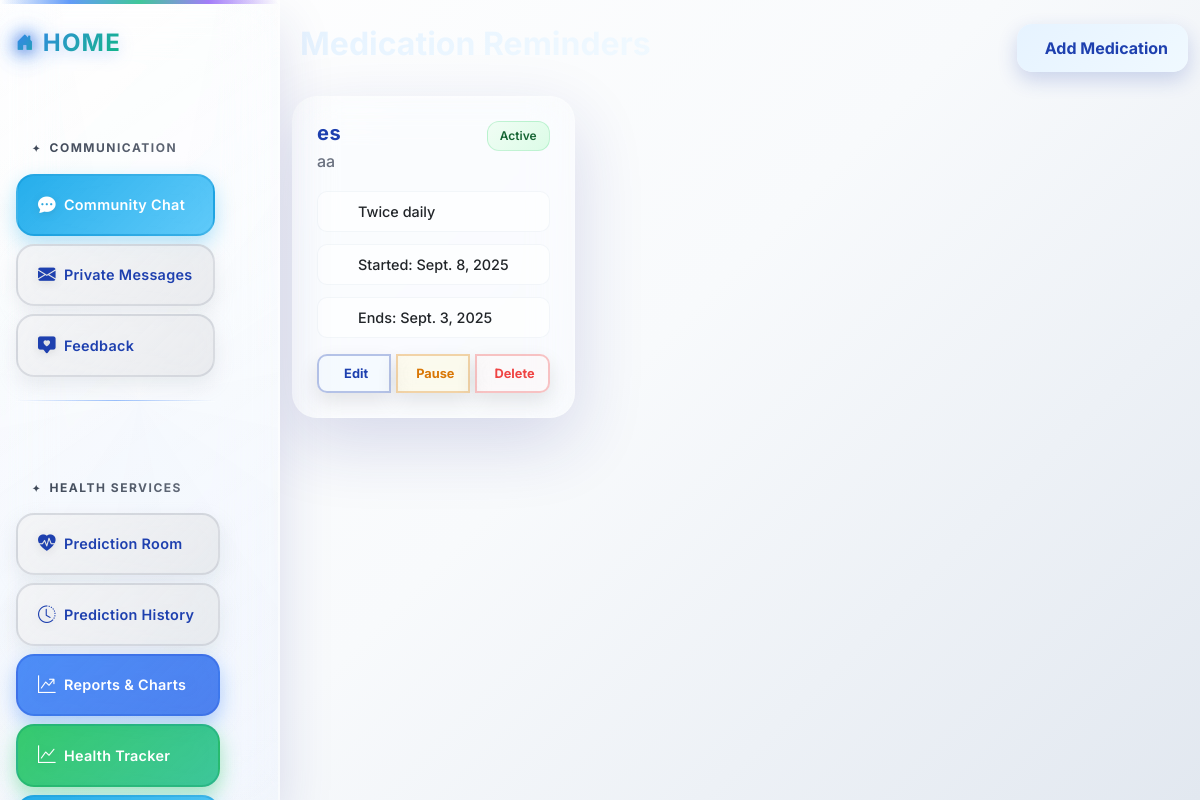
Page /health-tracker/medications/ (signed in) on the committed database.
### health_tracker/models.py (models this page shows, shortened)
class MedicationReminder(models.Model):
    user = models.ForeignKey(User, on_delete=models.CASCADE)
    medication_name = models.CharField(max_length=200)
    dosage = models.CharField(max_length=100)
    frequency = models.CharField(max_length=100)  # e.g., "Twice daily", "Once in morning"
    start_date = models.DateField()
    end_date = models.DateField(null=True, blank=True)
    is_active = models.BooleanField(default=True)
    notes = models.TextField(blank=True, null=True)
    created_at = models.DateTimeField(auto_now_add=True)
    class Meta:
        ordering = ['-created_at']

### health_tracker/views.py (the view)
# urls.py: path('medications/', views.medication_reminders, name='medication_reminders'),
@login_required
def medication_reminders(request):
    medications = MedicationReminder.objects.filter(user=request.user)
    return render(request, 'health_tracker/medications.html', {'medications': medications})

### health_tracker/templates/health_tracker/medications.html (shortened to what this page needs)
{% extends 'base.html' %}
{% load static %}
{% block content %}
<div class="container mt-4">
    <div class="row">
        <div class="col-12">
            <div class="d-flex justify-content-between align-items-center mb-4">
                <h2 class="fw-bold gradient-text">
                </h2>
                <a href="{% url 'add_medication' %}" class="btn btn-primary">
                    Add Medication
                </a>
            </div>
        </div>
    </div>
    <div class="row g-4">
        {% for medication in medications %}
        <div class="col-md-6 col-lg-4">
            <div class="glass-card p-4 h-100">
                <div class="d-flex justify-content-between align-items-start mb-3">
                    <div class="medication-header">
                        <h5 class="fw-bold text-primary mb-1">{{ medication.medication_name }}</h5>
                        <p class="text-muted mb-0">{{ medication.dosage }}</p>
                    </div>
                    <span class="badge bg-{% if medication.is_active %}success{% else %}secondary{% endif %}">
                        {% if medication.is_active %}Active{% else %}Inactive{% endif %}
                    </span>
                </div>
                <div class="medication-details">
                    <div class="detail-item">
                        <span>{{ medication.frequency }}</span>
                    </div>
                    <div class="detail-item">
                        <span>Started: {{ medication.start_date }}</span>
                    </div>
                    {% if medication.end_date %}
                    <div class="detail-item">
                        <span>Ends: {{ medication.end_date }}</span>
                    </div>
                    {% endif %}
                </div>
                <div class="medication-actions mt-3">
                    <div class="btn-group w-100" role="group">
                        <button type="button" class="btn btn-outline-primary btn-sm"
                                onclick="editMedication({{ medication.id }})">
                            Edit
                        </button>
                        <button type="button" class="btn btn-outline-{% if medication.is_active %}warning{% else %}success{% endif %} btn-sm"
                                onclick="toggleMedication({{ medication.id }}, {{ medication.is_active|yesno:'false,true' }})">
                            {% if medication.is_active %}Pause{% else %}Activate{% endif %}
                        </button>
                        <button type="button" class="btn btn-outline-danger btn-sm"
                                onclick="deleteMedication({{ medication.id }}, '{{ medication.medication_name }}')">
                            Delete
                        </button>
                    </div>
                </div>
            </div>
        </div>
        {% endfor %}
    </div>
</div>
{% endblock content %}

### templates/base.html (style rules this page uses)
:root { --bg-color: #f8f9fa; --text-color: #212529; --primary-gradient: linear-gradient(135deg, #667eea 0%, #764ba2 100%); --secondary-gradient: linear-gradient(135deg, #f093fb 0%, #f5576c 100%); --success-gradient: linear-gradient(135deg, #4facfe 0%, #00f2fe 100%); --warning-gradient: linear-gradient(135deg, #43e97b 0%, #38f9d7 100%); --danger-gradient: linear-gradient(135deg, #fa709a 0%, #fee140 100%); --card-shadow: 0 10px 30px rgba(0, 0, 0, 0.1); --card-shadow-hover: 0 20px 40px rgba(0, 0, 0, 0.15); --border-radius: 15px; --transition: all 0.3s cubic-bezier(0.4, 0, 0.2, 1); }
* { box-sizing: border-box; }
body { background: var(--bg-color); color: var(--text-color); transition: var(--transition); font-family: 'Inter', -apple-system, BlinkMacSystemFont, 'Segoe UI', sans-serif; line-height: 1.6; overflow-x: hidden; }
html { scroll-behavior: smooth; }
.btn { border-radius: 10px; font-weight: 500; transition: var(--transition); border: none; position: relative; overflow: hidden; }
.btn::before { content: ''; position: absolute; top: 0; left: -100%; width: 100%; height: 100%; background: linear-gradient(90deg, transparent, rgba(255,255,255,0.2), transparent); transition: left 0.5s; }
.btn-primary { background: var(--primary-gradient); box-shadow: 0 4px 15px rgba(102, 126, 234, 0.4); }
body { margin: 0; padding: 0; position: relative; }

### health_tracker/templates/health_tracker/medications.html (style rules this page uses)
body { background: linear-gradient(135deg, #ffffff 0%, #f8fafc 50%, #e2e8f0 100%); background-attachment: fixed; font-family: 'Inter', -apple-system, BlinkMacSystemFont, 'Segoe UI', sans-serif; }
.glass-card { backdrop-filter: blur(20px) saturate(180%); background: rgba(255, 255, 255, 0.15); border-radius: 25px; border: 1px solid rgba(255, 255, 255, 0.2); box-shadow: 0 25px 70px rgba(31, 38, 135, 0.16); transition: all 0.4s cubic-bezier(0.175, 0.885, 0.32, 1.275); position: relative; overflow: hidden; animation: slideInUp 0.6s ease-out; animation-fill-mode: both; }
.glass-card::before { content: ''; position: absolute; top: 0; left: 0; right: 0; height: 1px; background: linear-gradient(90deg, transparent, rgba(255, 255, 255, 0.5), transparent); opacity: 0.8; }
.gradient-text { background: linear-gradient(135deg, #e6f3ff 0%, #f0f9ff 100%); -webkit-background-clip: text; -webkit-text-fill-color: transparent; background-clip: text; color: #1e40af; font-weight: 900; }
.btn { border-radius: 15px; font-weight: 700; padding: 12px 20px; transition: all 0.4s cubic-bezier(0.175, 0.885, 0.32, 1.275); position: relative; overflow: hidden; box-shadow: 0 8px 20px rgba(0, 0, 0, 0.1); }
.btn::before { content: ''; position: absolute; top: 0; left: -100%; width: 100%; height: 100%; background: linear-gradient(90deg, transparent, rgba(255,255,255,0.3), transparent); transition: left 0.6s; }
.btn-primary { background: linear-gradient(135deg, #e6f3ff 0%, #f0f9ff 100%); border: none; color: #1e40af; box-shadow: 0 8px 20px rgba(30, 64, 175, 0.2); }
.btn-outline-primary { border: 2px solid rgba(30, 64, 175, 0.3); color: #1e40af; background: rgba(230, 243, 255, 0.3); backdrop-filter: blur(10px); }
.btn-outline-warning { border: 2px solid rgba(217, 119, 6, 0.3); color: #d97706; background: rgba(254, 243, 199, 0.3); backdrop-filter: blur(10px); }
.btn-outline-danger { border: 2px solid rgba(239, 68, 68, 0.3); color: #ef4444; background: rgba(254, 242, 242, 0.3); backdrop-filter: blur(10px); }
.text-primary { color: #1e40af !important; font-weight: 700; }
.text-muted { color: #6b7280 !important; font-weight: 500; }
.badge { border-radius: 12px; padding: 8px 12px; font-size: 0.75rem; font-weight: 600; backdrop-filter: blur(10px); }
.bg-success { background: linear-gradient(135deg, #f0fdf4 0%, #dcfce7 100%) !important; color: #166534 !important; border: 1px solid rgba(34, 197, 94, 0.2); }
.detail-item { display: flex; align-items: center; margin-bottom: 0.75rem; font-size: 0.9rem; font-weight: 500; padding: 8px 12px; background: rgba(255, 255, 255, 0.6); border-radius: 10px; border: 1px solid rgba(226, 232, 240, 0.4); transition: all 0.3s ease; }
.btn-group { gap: 6px; display: flex; }
.btn-group .btn { flex: 1; padding: 8px 12px; font-size: 0.8rem; border-radius: 10px; }
.medication-header h5 { font-size: 1.25rem; margin-bottom: 4px; letter-spacing: 0.5px; }
.col-md-6:nth-child(1) .glass-card { animation-delay: 0.1s; }

### rows in the picture
MedicationReminder: medication_name "es", dosage "aa", is_active "Active", frequency "Twice daily", start_date "Sept. 8, 2025", end_date "Sept. 3, 2025"
